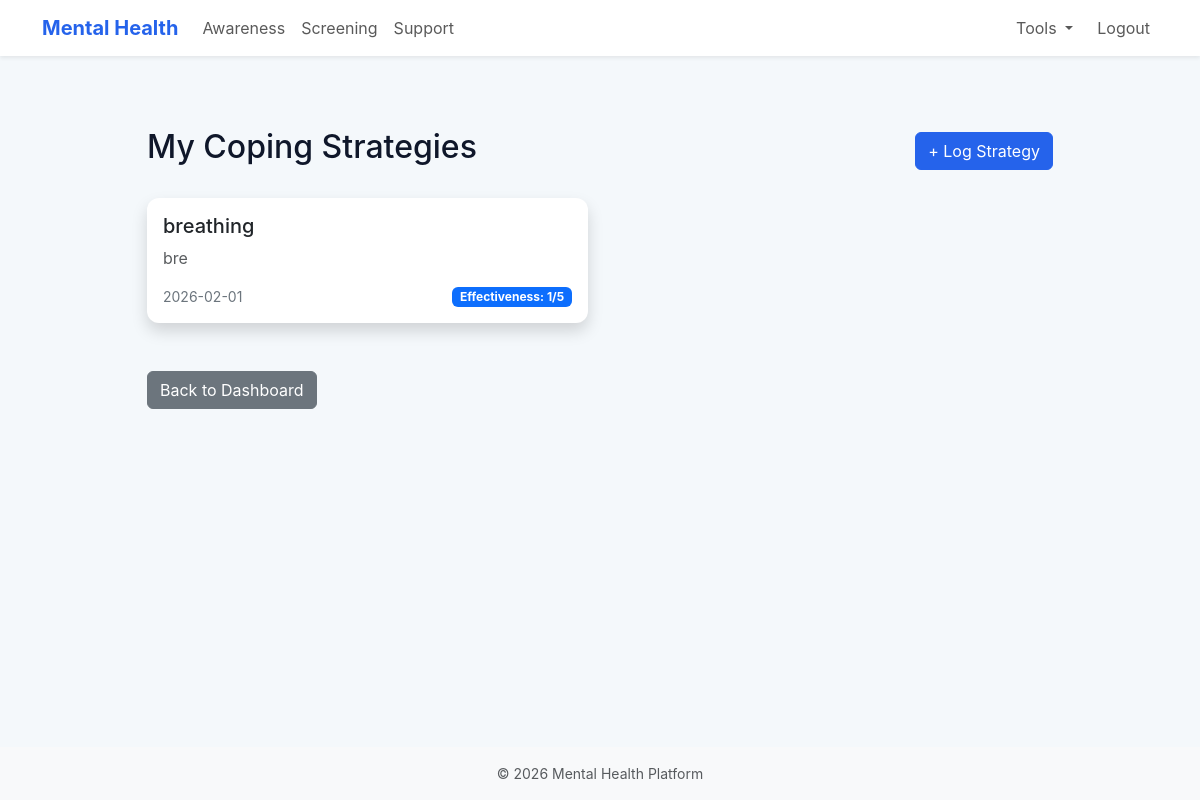
/coping-strategies (signed in), run on the app's committed database.
### models.py (models this page shows, shortened)
class CopingLog(Base):
    __tablename__ = 'coping_logs'
    id = Column(Integer, primary_key=True)
    user_id = Column(Integer, ForeignKey('users.id'), nullable=False)
    strategy = Column(String(255), nullable=False)
    description = Column(Text, nullable=True)
    effectiveness = Column(Integer, nullable=True)  # 1-5 rating
    created_at = Column(DateTime, default=datetime.utcnow)
    user = relationship('User', back_populates='coping_logs')

### app.py (the view)
@app.route('/coping-strategies')
@login_required
def coping_strategies():
    session = SessionLocal()
    try:
        user_id = get_user_id()
        if not user_id:
            flash('User session expired. Please log in again.', 'warning')
            return redirect(url_for('login'))
        strategies = session.query(CopingLog).filter_by(user_id=user_id).order_by(CopingLog.created_at.desc()).all()
        return render_template('coping_strategies.html', strategies=strategies)
    finally:
        session.close()

### app.py (called while the page is built)
@login_manager.user_loader
def load_user(user_id):
    session = SessionLocal()
    try:
        user = session.query(User).filter(User.id == int(user_id)).first()
        return user
    except:
        return None
    finally:
        session.close()

@app.context_processor
def inject_user():
    return dict(current_user=current_user)

def get_user_id():
    try:
        return int(current_user.get_id())
    except:
        try:
            return int(current_user.id)
        except:
            return None

### models.py (called while the page is built)
    def is_admin(self):
        return self.role == 'admin'

### templates/coping_strategies.html (shortened to what this page needs)
{% extends "base.html" %}
{% block content %}
<div class="container my-5">
  <div class="row">
    <div class="col-md-10 offset-md-1">
      <div class="d-flex justify-content-between align-items-center mb-4">
        <h2>My Coping Strategies</h2>
        <a href="/log-strategy" class="btn btn-primary">+ Log Strategy</a>
      </div>
      {% if strategies %}
      <div class="row">
        {% for strategy in strategies %}
        <div class="col-md-6 mb-4">
          <div class="card shadow">
            <div class="card-body">
              <h5 class="card-title">{{ strategy.strategy }}</h5>
              {% if strategy.description %}
              <p class="card-text text-muted">{{ strategy.description }}</p>
              {% endif %}
              <div class="d-flex justify-content-between align-items-center">
                <small class="text-secondary">{{ strategy.created_at.strftime('%Y-%m-%d') }}</small>
                {% if strategy.effectiveness %}
                <span class="badge bg-primary">
                  Effectiveness: {{ strategy.effectiveness }}/5
                  {% set rating = strategy.effectiveness %}
                </span>
                {% endif %}
              </div>
            </div>
          </div>
        </div>
        {% endfor %}
      </div>
      {% else %}
      <div class="alert alert-info">
        <p>No coping strategies logged yet. <a href="/log-strategy">Start by logging your first strategy</a></p>
      </div>
      {% endif %}
      <div class="mt-4">
        <a href="/dashboard" class="btn btn-secondary">Back to Dashboard</a>
      </div>
    </div>
  </div>
</div>
{% endblock %}

### static/style.css (style rules this page uses)
:root { --brand: #2563eb; --muted: #6b7280; --bg: #f4f8fb; --card: #ffffff; }
* { box-sizing: border-box; }
html, body { height: 100%; }
body { font-family: "Inter", system-ui, -apple-system, "Segoe UI", Roboto, "Helvetica Neue", Arial, "Noto Sans", "Liberation Sans", sans-serif; background: var(--bg); color: #0f172a; -webkit-font-smoothing: antialiased; -moz-osx-font-smoothing: grayscale; }
a { text-decoration: none; }
.card { background: var(--card); border: 0; border-radius: 12px; box-shadow: 0 6px 18px rgba(16,24,40,0.06); }
.btn-primary { background-color: var(--brand); border-color: var(--brand); }

### data on the page
CopingLog: strategy "breathing", description "bre", created_at "2026-02-01", effectiveness "1"
